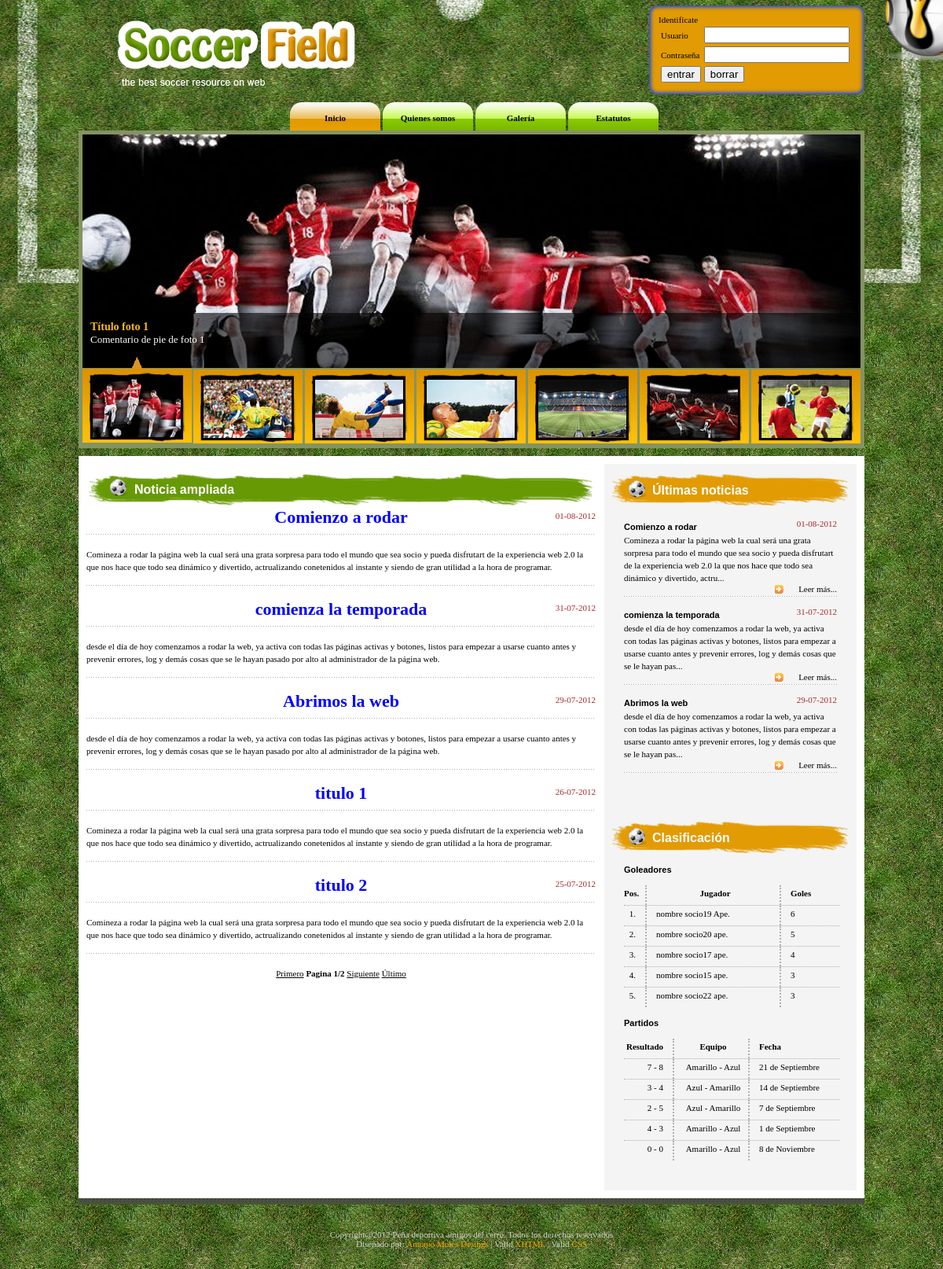
Screenshot of /noticias1.php with the database file from the repository.
### tables this page shows
CREATE TABLE IF NOT EXISTS `noticias` (
  `id` int(8) NOT NULL AUTO_INCREMENT,
  `usu` varchar(25) NOT NULL,
  `fecha` timestamp NOT NULL DEFAULT CURRENT_TIMESTAMP,
  `titulo` varchar(50) NOT NULL,
  `contenido` text NOT NULL,
  `tipo` enum('p','s') NOT NULL,
  PRIMARY KEY (`id`,`usu`,`fecha`),
  KEY `noticias_usu_sociousuario` (`usu`)
);

CREATE TABLE IF NOT EXISTS `partido` (
  `id` int(4) NOT NULL,
  `fecha` date NOT NULL,
  `local` enum('am','az') NOT NULL,
  `visitante` enum('am','az') NOT NULL,
  `caplocal` varchar(50) NOT NULL,
  `capvisitante` varchar(50) NOT NULL,
  `tgolam` int(2) NOT NULL DEFAULT '0',
  `tgolaz` int(2) NOT NULL DEFAULT '0',
  `tamam` int(2) NOT NULL DEFAULT '0',
  `troam` int(2) NOT NULL DEFAULT '0',
  `tamaz` int(2) NOT NULL DEFAULT '0',
  `troaz` int(2) NOT NULL DEFAULT '0',
  PRIMARY KEY (`fecha`)
);

### php/funciones.php (called while the page is built, shortened)
<?php
function formateodia($fecha)
	{
	$dia=substr($fecha,8,2);
	switch($dia)
		{
			case $dia=='01': $dia=1;
							break;
			case $dia=='07': $dia=7;
							break;
			case $dia=='08': $dia=8;
							break;
		}
	return($dia);
	}
function formateomes($fecha)
	{
	$mes=substr($fecha,5,2);
	switch($mes)
		{
		case $mes=='09': $mes='Septiembre';
						break;
		case $mes=='11': $mes='Noviembre';
						break;
		}
	return($mes);
	}
function cambiacolor($texto)
 {
	if ($texto=='am') {return('Amarillo');}
	else {return('Azul');}
 }
?>

### noticias1.php (the view, shortened to what this page needs)
<!DOCTYPE html PUBLIC "-//W3C//DTD XHTML 1.0 Transitional//EN" "http://www.w3.org/TR/xhtml1/DTD/xhtml1-transitional.dtd">
<html xmlns="http://www.w3.org/1999/xhtml">
<head>
<link href="./css/index.css" rel="stylesheet" type="text/css"/>
</head>
<body>
<div id="topimg">
  <div id="maincontent">
    <div id="header" class="clearfix">
     <div id="Logo">
        <h1></h1>
      </div>
      <div id="selSubHeader" class="clsFloatRight">
	  <div id="identificacion">
	  <form action="./socio/partidos/partidos.php" method="post">
	  <table>
	  <span>Identifícate</span>
	  <tr>
	  <td><label for="us">Usuario</label></td>
	  <td><input name="us" name="us" type="text"/></td>
	  </tr>
	  <tr>
	  <td><label for="pas">Contraseña</label></td>
	  <td><input name="pas" name="pas" type="password" /></td>
	  </tr>
	  <tr>
	  <td><input type="submit" value="entrar" /></td>
	  <td><input type="reset" value="borrar"/></td>
	  </tr>
	  </table>
	  </form>
	  </div>
        <ul class="clsClearFixSub">
          <li class="clsActive"><a style="cursor:pointer;" onclick="cargar('#cbox', './contindex.php')">Inicio</a></li>
          <li><a style="cursor:pointer;" onclick="cargar('#cbox', './contquienes_somos.php')">Quienes somos</a></li>
          <li><a style="cursor:pointer;" onclick="cargar('#cbox', './contgaleria.php')">Galería</a></li>
          <li><a style="cursor:pointer;" onclick="cargar('#cbox', './contestatutos.php')">Estatutos</a></li>
        </ul>
      </div>
    </div>
    <div id="content">
      <div class="bnr_bg">
        <div id="banner">
          <div id="page-wrap">
            <div class="slider-wrap">
              <div id="main-photo-slider" class="csw">
                <div class="panelContainer">
                  <div class="panel" title="Panel 1">
                    <div class="wrapper"> <img src="./images/bnr_img1.jpg" alt="temp" />
                      <div class="photo-meta-data"><a href="#">Título foto 1</a><br />
                        <span>Comentario de pie de foto 1</span> </div>
                    </div>
                  </div>
                </div>
              </div>
              <a href="#1" class="cross-link active-thumb"><img src="./images/bnr_thumb1.jpg" class="nav-thumb" alt="temp-thumb" /></a>
              <div id="movers-row">
                <div><a href="#2" class="cross-link"><img src="./images/bnr_thumb2.jpg" class="nav-thumb" alt="temp-thumb" /></a></div>
                <div><a href="#3" class="cross-link"><img src="./images/bnr_thumb3.jpg" class="nav-thumb" alt="temp-thumb" /></a></div>
                <div><a href="#4" class="cross-link"><img src="./images/bnr_thumb4.jpg" class="nav-thumb" alt="temp-thumb" /></a></div>
                <div><a href="#5" class="cross-link"><img src="./images/bnr_thumb5.jpg" class="nav-thumb" alt="temp-thumb" /></a></div>
                <div><a href="#6" class="cross-link"><img src="./images/bnr_thumb6.jpg" class="nav-thumb" alt="temp-thumb" /></a></div>
                <div><a href="#7" class="cross-link"><img src="./images/bnr_thumb7.jpg" class="nav-thumb" alt="temp-thumb" /></a></div>
			  </div>
            </div>
          </div>
        </div>
      </div>
      <div id="cbox">
        <div id="left" class="clearfix">
          <div id="news">
            <h2>Noticia ampliada</h2>
			<div id="paginarnoticias">
			<?php
				include ('./paginador.php');
					?>
		</div>
          </div>
        </div>
        <div id="right" class="clsFloatRight">
          <div class="right_header">
            <h2>Últimas noticias</h2>
            <div class="rc_list">
              <div class="rc_bx">
                <?php
					include ('./php/conexion.php');
					$instruccion = "SELECT id,titulo, contenido, fecha
									FROM noticias
									WHERE tipo = 'p'
									ORDER BY fecha DESC
									LIMIT 0 , 3" ;
					$consulta = mysql_query ($instruccion, $conexion)
						or die ("Fallo en la consulta");
					$nfilas = mysql_num_rows ($consulta);
					for ($i=0; $i<$nfilas; $i++)
										{
										$resultado = mysql_fetch_array ($consulta);
										$dia=substr($resultado['fecha'],8,2);
										$mes=substr($resultado['fecha'],5,2);
										$ano=substr($resultado['fecha'],0,4);
										$fecha=$dia."-".$mes."-".$ano;
										echo "
										<div class='rc_bx'>
										<h3>".$resultado['titulo']."</h3><p class='fechanoticias'>".$fecha."</p>
										<p>".substr($resultado['contenido'], 0, 200)."...</p>
										<div  class='readmore clsFloatRight'> <a class='clsFloatRight' href='./noticias.php?noticia=".$resultado['id']."'>Leer más...</a> </div>
										<div class='dotlineC'></div>
										</div>
										";
										}
					?>
              </div>
            </div>
          </div>
		  <div class="right_header">
            <h2>Clasificación</h2>
            <div class="time_box">
				<span>Goleadores</span>
				<ul>
					<li><p><a class="Num" style="font-weight:bold;">Pos.</a><a class="name" style="font-weight:bold;text-align:center;">Jugador</a><a  class="date" style="font-weight:bold;">Goles</a></p></li>
					<?php
					include ('./php/conexion.php');
					$instruccion = "SELECT s.nombre, s.apellidos, SUM( i.golaz + i.golam ) AS goles_marcados
									FROM incidencias i
									LEFT JOIN socio s ON i.usuario = s.usuario
									WHERE golaz >0
									OR golam >0
									GROUP BY i.usuario
									ORDER BY goles_marcados DESC
									LIMIT 0 , 5" ;
					$consulta = mysql_query ($instruccion, $conexion)
						or die ("Fallo en la consulta");
					$nfilas = mysql_num_rows ($consulta);
					for ($i=0; $i<$nfilas; $i++)
										{
										$resultado = mysql_fetch_array ($consulta);
										if ($i+1==$nfilas) {
												echo "<li class='clsNoBorder'><p><a class='Num'>".($i+1).".</a><a class='name' >".$resultado['nombre']." ".substr($resultado['apellidos'], 0, 3).".</a><a  class='date' >".$resultado['goles_marcados']."</a></p></li>\n";
												}
										else {
											echo "<li><p><a class='Num'>".($i+1).".</a><a class='name' >".$resultado['nombre']." ".substr($resultado['apellidos'], 0, 3).".</a><a  class='date' >".$resultado['goles_marcados']."</a></p></li>\n";
											}
										}
					?>
				</ul>
				<span>Partidos</span>
				<ul>
				<li><p><a class="res" style="font-weight:bold;">Resultado</a><a class="equipo" style="font-weight:bold;text-align:center;">Equipo</a><a  class="date" style="font-weight:bold;">Fecha</a></p></li>
				<?php
					include ('./php/conexion.php');
					include ('./php/funciones.php');
					$instruccion = "SELECT tgolam, tgolaz,
									local , visitante, fecha
									FROM partido
									ORDER BY fecha DESC
									LIMIT 0 , 5" ;
					$consulta = mysql_query ($instruccion, $conexion)
						or die ("Fallo en la consulta");
					$nfilas = mysql_num_rows ($consulta);
					for ($i=0; $i<$nfilas; $i++)
										{
										$resultado = mysql_fetch_array ($consulta);
										if ($resultado['local']=='am')
										{
										if ($i+1==$nfilas) {
												echo "<li class='clsNoBorder'><p><a class='res'>".$resultado['tgolam']." - ".$resultado['tgolaz']."</a><a class='equipo'>".cambiacolor($resultado['local'])." - ".cambiacolor($resultado['visitante'])."</a><a class='fecha' >".formateodia($resultado['fecha'])." de ".formateomes($resultado['fecha'])."</a></p></li>";
												}
										else {
											echo "<li><p><a class='res'>".$resultado['tgolam']." - ".$resultado['tgolaz']."</a><a class='equipo'>".cambiacolor($resultado['local'])." - ".cambiacolor($resultado['visitante'])."</a><a class='fecha' >".formateodia($resultado['fecha'])." de ".formateomes($resultado['fecha'])."</a></p></li>";
											}
										}
										else {
											if ($i+1==$nfilas) {
												echo "<li class='clsNoBorder'><p><a class='res'>".$resultado['tgolaz']." - ".$resultado['tgolam']."</a><a class='equipo'>".cambiacolor($resultado['local'])." - ".cambiacolor($resultado['visitante'])."</a><a class='fecha' >".formateodia($resultado['fecha'])." de ".formateomes($resultado['fecha'])."</a></p></li>";
												}
											else {
											echo "<li><p><a class='res'>".$resultado['tgolaz']." - ".$resultado['tgolam']."</a><a class='equipo'>".cambiacolor($resultado['local'])." - ".cambiacolor($resultado['visitante'])."</a><a class='fecha' >".formateodia($resultado['fecha'])." de ".formateomes($resultado['fecha'])."</a></p></li>";
											}
											}
										}
					?>
				</ul>
            </div>
          </div>
        </div>
      </div>
    </div>
		  <div class="shadow">
	  </div>
    <div id="footer">
	<div class="txtf">
		<p>Copyright@2012 Peña deportiva amigos del cerro. Todos los derechos reservados<br/>
		Diseñado por: <a href="http://es.linkedin.com/pub/antonio-moles-leiva/3a/70/970"><span> Antonio Moles Desings </span></a>| Valid<a href="http://validator.w3.org/check/referer"><span> XHTML </span></a> | Valid <a href="http://jigsaw.w3.org/css-validator/check/referer"><span> CSS </span></a></p>
	</div>
	</div>
  </div>
</div>
</body>
</html>

### paginador.php (shortened to what this page needs)
<?php
 require('./php/conexion.php');
 $RegistrosAMostrar=5;
 if(isset($_GET['pag'])){
  $RegistrosAEmpezar=($_GET['pag']-1)*$RegistrosAMostrar;
  $PagAct=$_GET['pag'];
 }else{
  $RegistrosAEmpezar=0;
  $PagAct=1;
 }
 $consulta=mysql_query("SELECT titulo, contenido, fecha
									FROM noticias
									WHERE tipo = 'p'
									ORDER BY fecha DESC LIMIT $RegistrosAEmpezar, $RegistrosAMostrar",$conexion);
$nfilas = mysql_num_rows ($consulta);
					if ($nfilas==0)
						{
						echo "<h2 style='color:red;'>La noticia a la que intentas acceder no está disponible</h2>";
						}
					else {
						for ($i=0; $i<$nfilas; $i++)
										{
										$resultado = mysql_fetch_array ($consulta);
										$dia=substr($resultado['fecha'],8,2);
										$mes=substr($resultado['fecha'],5,2);
										$ano=substr($resultado['fecha'],0,4);
										$fecha=$dia."-".$mes."-".$ano;
										echo "
										<div class='rc_bx'>
										<h1 style='text-align:center;color:blue;'>".$resultado['titulo']."</h1>
										<p class='fechanoticias'>".$fecha."</p>
										<div class='dotlineC'></div>
										<p>".$resultado['contenido']."</p>
										<div class='dotlineC'></div>
										</div>
										";
										}
						}
 $NroRegistros=mysql_num_rows(mysql_query("SELECT * FROM noticias WHERE tipo = 'p'",$conexion));
 $PagSig=$PagAct+1;
 $PagUlt=$NroRegistros/$RegistrosAMostrar;
 $Res=$NroRegistros%$RegistrosAMostrar;
 if($Res>0) $PagUlt=floor($PagUlt)+1;
 echo "<p style='text-align:center;'><a onclick=\"Pagina('1')\" style='text-decoration:underline;cursor:pointer;'>Primero</a> ";
 echo "<strong>Pagina ".$PagAct."/".$PagUlt." </strong>";
 if($PagAct<$PagUlt)  echo " <a onclick=\"Pagina('$PagSig')\" style='text-decoration:underline;cursor:pointer;'>Siguiente</a> ";
 echo "<a onclick=\"Pagina('$PagUlt')\" style='text-decoration:underline;cursor:pointer;'>&Uacute;ltimo</a></p>";
?>

### rows the page displays
noticias: titulo "Comienzo a rodar", fecha "01-08-2012", contenido "Comineza a rodar la página web la cual será una grata sorpresa para todo el mundo que sea socio y pueda disfrutart de la experiencia web 2.0 la que nos hace que todo sea dinámico y divertido, actrualizando conetenidos al instante y siendo de gran utilidad a la hora de programar.", contenido "Comineza a rodar la página web la cual será una grata sorpresa para todo el mundo que sea socio y pueda disfrutart de la experiencia web 2.0 la que nos hace que todo sea dinámico y divertido, actru"
noticias: titulo "comienza la temporada", fecha "31-07-2012", contenido "desde el día de hoy comenzamos a rodar la web, ya activa con todas las páginas activas y botones, listos para empezar a usarse cuanto antes y prevenir errores, log y demás cosas que se le hayan pasado por alto al administrador de la página web.", contenido "desde el día de hoy comenzamos a rodar la web, ya activa con todas las páginas activas y botones, listos para empezar a usarse cuanto antes y prevenir errores, log y demás cosas que se le hayan pas"
noticias: titulo "Abrimos la web", fecha "29-07-2012", contenido "desde el día de hoy comenzamos a rodar la web, ya activa con todas las páginas activas y botones, listos para empezar a usarse cuanto antes y prevenir errores, log y demás cosas que se le hayan pasado por alto al administrador de la página web.", contenido "desde el día de hoy comenzamos a rodar la web, ya activa con todas las páginas activas y botones, listos para empezar a usarse cuanto antes y prevenir errores, log y demás cosas que se le hayan pas"
noticias: titulo "titulo 1", fecha "26-07-2012", contenido "Comineza a rodar la página web la cual será una grata sorpresa para todo el mundo que sea socio y pueda disfrutart de la experiencia web 2.0 la que nos hace que todo sea dinámico y divertido, actrualizando conetenidos al instante y siendo de gran utilidad a la hora de programar."
noticias: titulo "titulo 2", fecha "25-07-2012", contenido "Comineza a rodar la página web la cual será una grata sorpresa para todo el mundo que sea socio y pueda disfrutart de la experiencia web 2.0 la que nos hace que todo sea dinámico y divertido, actrualizando conetenidos al instante y siendo de gran utilidad a la hora de programar."
partido: tgolam "7", tgolaz "8", local "Amarillo", visitante "Azul", fecha "21", fecha "Septiembre"
partido: tgolaz "3", tgolam "4", local "Azul", visitante "Amarillo", fecha "14", fecha "Septiembre"
partido: tgolaz "2", tgolam "5", local "Azul", visitante "Amarillo", fecha "7", fecha "Septiembre"
partido: tgolam "4", tgolaz "3", local "Amarillo", visitante "Azul", fecha "1", fecha "Septiembre"
partido: tgolam "0", tgolaz "0", local "Amarillo", visitante "Azul", fecha "8", fecha "Noviembre"

### other values shown
$PagAct "1"
$PagUlt "2"
$resultado['nombre'] "nombre socio19"
substr($resultado['apellidos'], 0, 3) "Ape"
$resultado['goles_marcados'] "6"
$resultado['nombre'] "nombre socio20"
substr($resultado['apellidos'], 0, 3) "ape"
$resultado['goles_marcados'] "5"
$resultado['nombre'] "nombre socio17"
$resultado['goles_marcados'] "4"
$resultado['nombre'] "nombre socio15"
$resultado['goles_marcados'] "3"
$resultado['nombre'] "nombre socio22"
